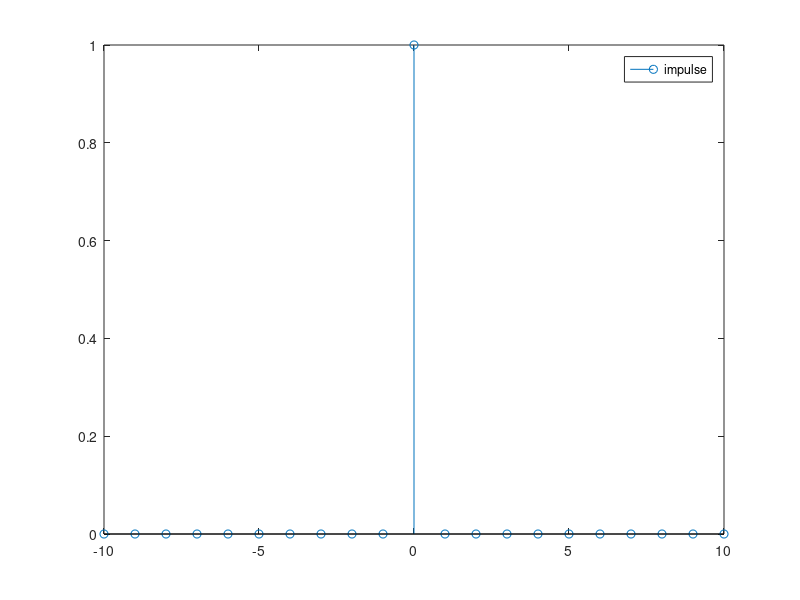
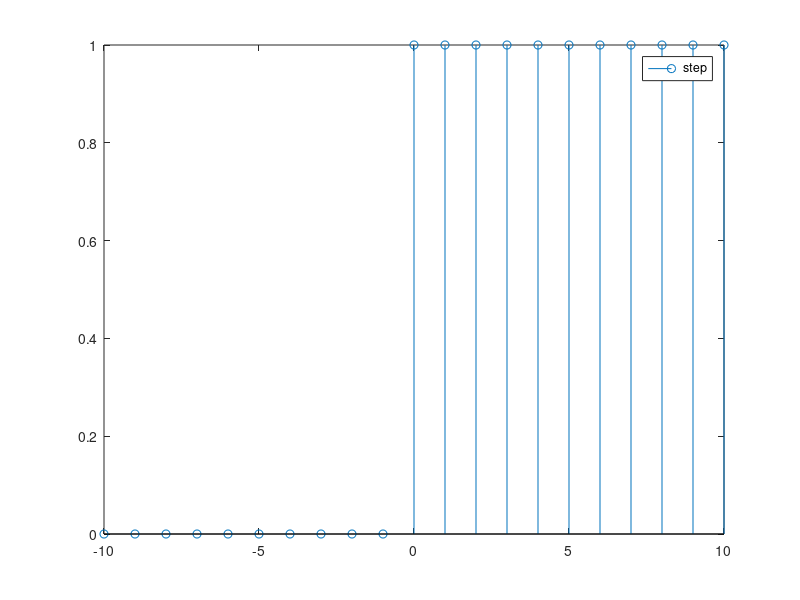
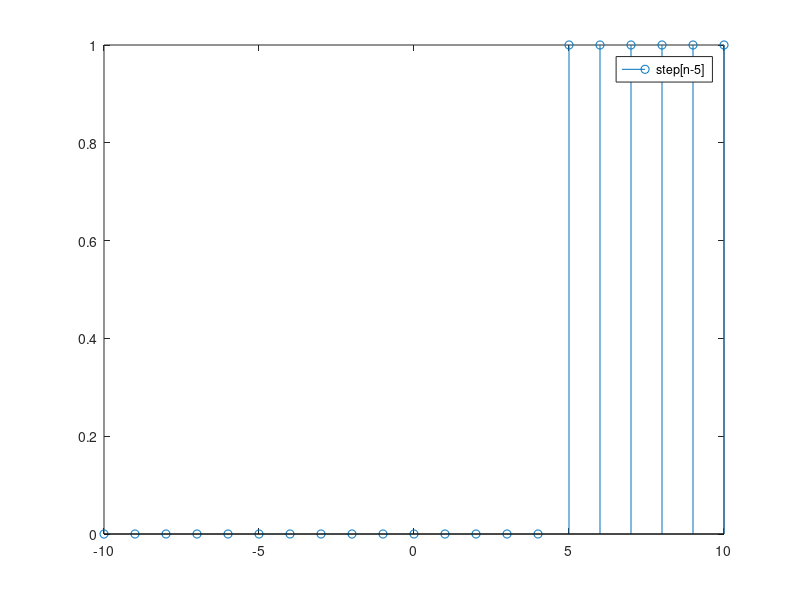
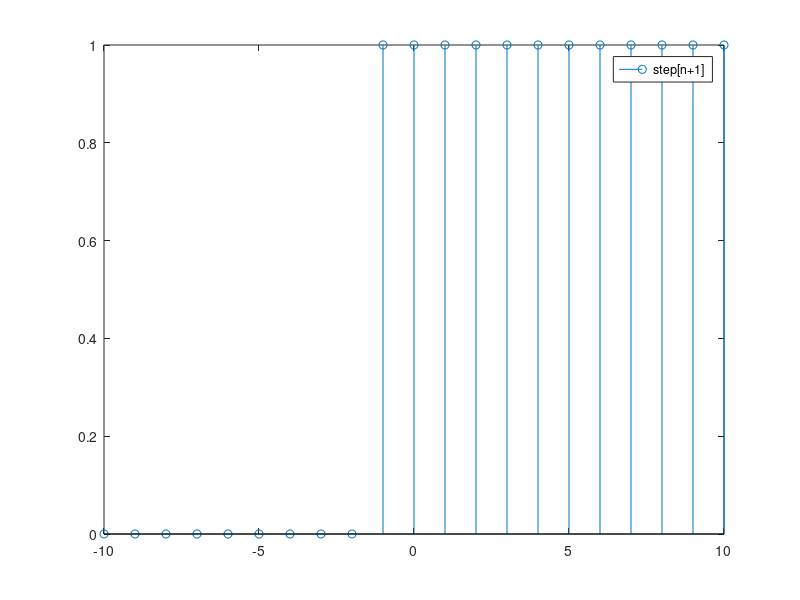

Here is the MATLAB script that generated these plots, in order:
clc;
close all;

n = -10:10;

my_zeros = zeros(1,length(n));

% signal #1
impulse = my_zeros;
impulse(n==0) = 1;
figure, stem(n, impulse);
legend('impulse');

step = my_zeros;
step(n >= 0) = 1;
figure, stem(n, step);
legend('step');

% signal #2
A = my_zeros;
A(n >= 5) = 1;
B = zeros;
B(n >= -1) = 1;
C = my_zeros;
C(n >= 3) = 1;
C = 8*C;
figure, stem(n,A)
legend('step[n-5]')
figure, stem(n,B)
legend('step[n+1]')
figure, stem(n,C)
legend('8 * step[n-3]')
figure, stem(n,A-B+C)
legend('p2: x2[n]')

ramp = n.*step;
figure, stem(n, ramp)
legend('ramp[n]')
ramp_rev = ramp(end:-1:1);
figure, stem(n, ramp_rev)
legend('ramp[-n]')

% signal #3
figure, stem(n, 3*(ramp_rev+ramp))
legend('p2: x3[n]')

% signal #4
figure, stem(n, 5- ramp_rev - ramp)
legend('p2: x4[n]')

% part 2 :
% signal #1
x1 = 2.5*cos((pi/3)*n + 2.5);
figure, stem(n, x1)
legend('x1[n]')

% signal #2
x2 = 3*sin((4/5)*n - 1) + 3 ;
figure, stem(n, x2)
legend('x2[n]')
